Frame 1 (no input): blank canvas, image omitted
Frame 60 (no input): blank canvas, image omitted
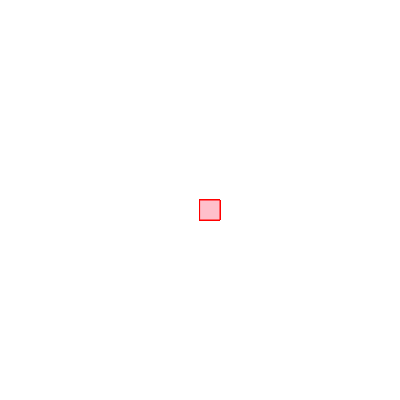
Frame 120 (the mouse pressed at the canvas centre since frame 60)

The p5.js sketch whose frames 1 and 60 were blank and that drew this single picture after the mouse press (run headless with seeded random() and noise() and a simulated clock; from frame 60 on, the mouse is pressed at the canvas centre):

// p5.js sketch
// ── sketch.js
function setup() {
    createCanvas(400, 400);
    background("white");
    }
    function draw() {
    stroke("red")
    fill("pink")
    if(mouseIsPressed) {
    rect(mouseX,mouseY,20,20);
    }
    }
